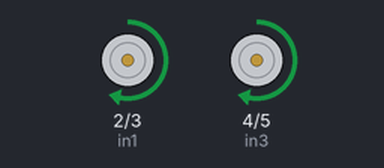
A sketch run on a simulated Arduino Uno, built with avr-gcc and run on an emulated ATmega328P. Shown: motor-driver pin pairs drawn as motors (green arrow = first pin HIGH = forward, orange = second pin HIGH = backward, longer = more drive, scaled by the enable pin).

Above: at 1.0 s.
At 4.0 s:
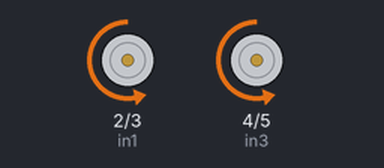
At 6.0 s:
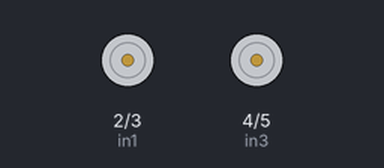
Timing chart, 0 to 9.1 s (numbered marks = the images above):
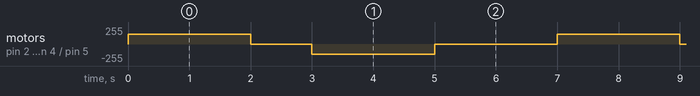

The sketch:

rc_car_testing.ino
```cpp
// L298N Motor Test Code
// Arduino Uno + 2 DC Motors
// Siddham Robotics Initiatives

// Motor A pins
int in1 = 2;
int in2 = 3;
int ena = 10;

// Motor B pins
int in3 = 4;
int in4 = 5;
int enb = 11;

void setup() {
  pinMode(in1, OUTPUT);
  pinMode(in2, OUTPUT);
  pinMode(in3, OUTPUT);
  pinMode(in4, OUTPUT);
  pinMode(ena, OUTPUT);
  pinMode(enb, OUTPUT);

  // Set motor speed (0–255)
  analogWrite(ena, 150);
  analogWrite(enb, 150);
}

void loop() {
  // FORWARD
  digitalWrite(in1, HIGH);
  digitalWrite(in2, LOW);
  digitalWrite(in3, HIGH);
  digitalWrite(in4, LOW);
  delay(2000);

  // STOP
  digitalWrite(in1, LOW);
  digitalWrite(in2, LOW);
  digitalWrite(in3, LOW);
  digitalWrite(in4, LOW);
  delay(1000);

  // REVERSE
  digitalWrite(in1, LOW);
  digitalWrite(in2, HIGH);
  digitalWrite(in3, LOW);
  digitalWrite(in4, HIGH);
  delay(2000);

  // STOP
  digitalWrite(in1, LOW);
  digitalWrite(in2, LOW);
  digitalWrite(in3, LOW);
  digitalWrite(in4, LOW);
  delay(2000);
}
```

Measured:
- by itself, motor on pin 2 (in1) / pin 3 (in2), motor on pin 4 (in3) / pin 5 (in4): repeats every 7.0 s: stopped 1.0 s, backward 150/255 2.0 s, stopped 2.0 s, forward 150/255 2.0 s
